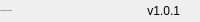
              <widget class="QFrame" name="bottomBar">
               <property name="minimumSize">
                <size>
                 <width>0</width>
                 <height>22</height>
                </size>
               </property>
               <property name="maximumSize">
                <size>
                 <width>16777215</width>
                 <height>22</height>
                </size>
               </property>
               <property name="frameShape">
                <enum>QFrame::NoFrame</enum>
               </property>
               <property name="frameShadow">
                <enum>QFrame::Raised</enum>
               </property>
               <layout class="QHBoxLayout" name="horizontalLayout_5">
                <property name="spacing">
                 <number>0</number>
                </property>
                <property name="leftMargin">
                 <number>0</number>
                </property>
                <property name="topMargin">
                 <number>0</number>
                </property>
                <property name="rightMargin">
                 <number>0</number>
                </property>
                <property name="bottomMargin">
                 <number>0</number>
                </property>
                <item>
                 <widget class="QLabel" name="creditsLabel">
                  <property name="maximumSize">
                   <size>
                    <width>16777215</width>
                    <height>16</height>
                   </size>
                  </property>
                  <property name="font">
                   <font>
                    <family>Segoe UI</family>
                    <pointsize>-1</pointsize>
                    <weight>50</weight>
                    <italic>false</italic>
                    <bold>false</bold>
                   </font>
                  </property>
                  <property name="text">
                   <string>By: Wanderson M. Pimenta</string>
                  </property>
                  <property name="alignment">
                   <set>Qt::AlignLeading|Qt::AlignLeft|Qt::AlignVCenter</set>
                  </property>
                 </widget>
                </item>
                <item>
                 <widget class="QLabel" name="version">
                  <property name="text">
                   <string>v1.0.1</string>
                  </property>
                  <property name="alignment">
                   <set>Qt::AlignRight|Qt::AlignTrailing|Qt::AlignVCenter</set>
                  </property>
                 </widget>
                </item>
                <item>
                 <widget class="QFrame" name="frame_size_grip">
                  <property name="minimumSize">
                   <size>
                    <width>20</width>
                    <height>0</height>
                   </size>
                  </property>
                  <property name="maximumSize">
                   <size>
                    <width>20</width>
                    <height>16777215</height>
                   </size>
                  </property>
                  <property name="frameShape">
                   <enum>QFrame::NoFrame</enum>
                  </property>
                  <property name="frameShadow">
                   <enum>QFrame::Raised</enum>
                  </property>
                 </widget>
                </item>
               </layout>
              </widget>
